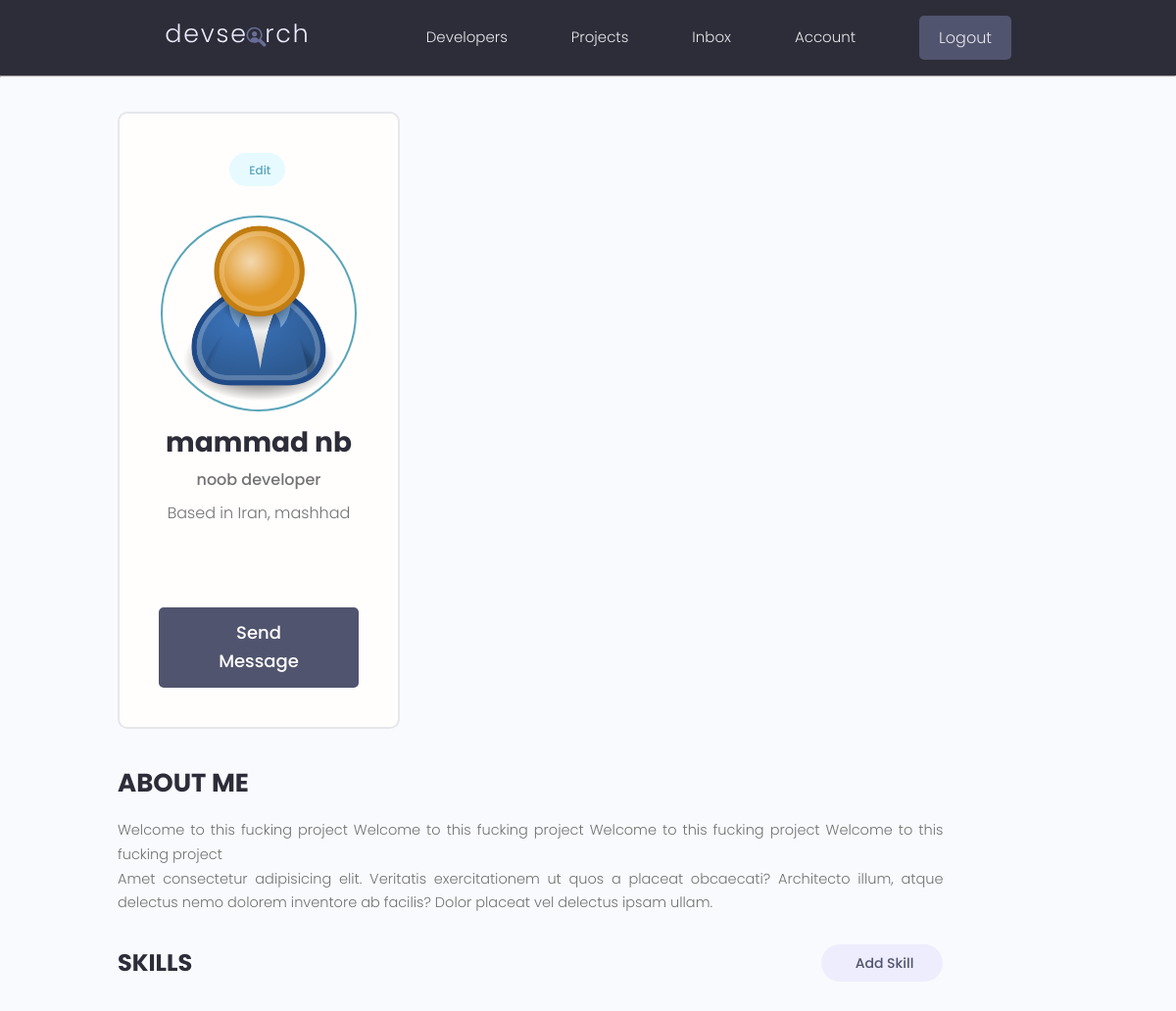
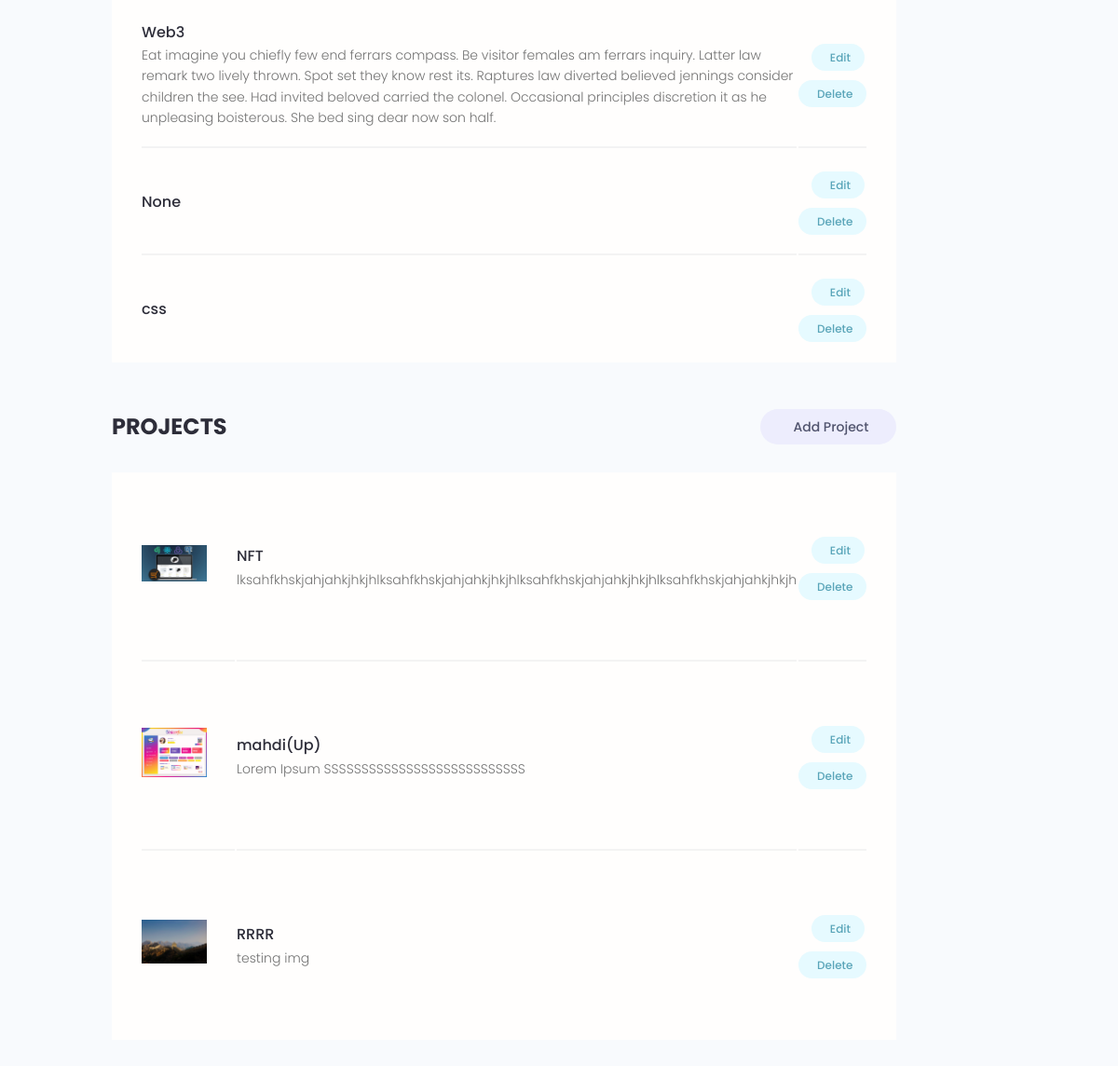
/account/ (signed in), run on the app's committed database (2 pictures, top to bottom).
### users/models.py (models this page shows, shortened)
class Profile(models.Model):
    user = models.OneToOneField(
        User, on_delete=models.CASCADE, blank=True, null=True)
    name = models.CharField(max_length=200, blank=True, null=True)
    email = models.EmailField(max_length=500,blank=True, null=True)
    username = models.CharField(max_length=200, blank=True, null=True)
    location = models.CharField(max_length=200, blank=True, null=True)
    short_intro = models.CharField(max_length=200, blank=True, null=True)
    bio = models.TextField(blank=True, null=True)
    profile_img = models.ImageField(blank=True, null=True, upload_to ='profimg/', default ='profimg/user-default.png')
    social_twitter = models.CharField(max_length=200, blank=True, null=True)
    social_youtube = models.CharField(max_length=200, blank=True, null=True)
    social_linkedin = models.CharField(max_length=200, blank=True, null=True)
    social_git = models.CharField(max_length=200, blank=True, null=True)
    tcreated = models.DateTimeField(auto_now_add=True)
    id = models.UUIDField(default=uuid.uuid4, unique=True,
                          primary_key=True, editable=False)
    class Meta:
        ordering = ['tcreated']

class Skill(models.Model):
    owner = models.ForeignKey(Profile, on_delete=models.CASCADE, blank=True, null=True)
    name = models.CharField(max_length=200, blank=True, null=True)
    desc = models.TextField( blank=True, null=True)
    tcreated = models.DateTimeField(auto_now_add=True)
    id = models.UUIDField(default=uuid.uuid4, unique=True,
                          primary_key=True, editable=False)
    def __str__(self):
        return self.name

### projects/models.py (models this page shows, shortened)
class Project(models.Model):
    owner = models.ForeignKey(Profile, blank=True, null=True, on_delete=models.CASCADE)
    title = models.CharField(max_length=200)
    description = models.TextField(blank=True, null=True)
    img_file = models.ImageField(blank = True, null = True, default= "default.jpg")
    demo_link = models.CharField(max_length=1000, blank=True, null=True)
    source_link = models.CharField(max_length=2000, blank=True, null=True)
    vote_total = models.IntegerField(default=0, blank=True, null=True)
    vote_ratio = models.IntegerField(default=0, blank=True, null=True)
    tags = models.ManyToManyField('Tag', blank=True)
    tcreated = models.DateTimeField(auto_now_add=True)
    id = models.UUIDField(default=uuid.uuid4, unique=True,
                          primary_key=True, editable=False)
    class Meta:
        ordering = ['-vote_ratio', '-vote_total', 'title']
    @property
    def ImgURL(self):
        try:
            url = self.img_file.url
        except:
            url = 'default.jpg'
        return url

### users/views.py (the view)
# urls.py: path('account/', views.userPage, name='account'),
@login_required(login_url = 'login')
def userPage(request):
    profile = request.user.profile
    tags = profile.skill_set.all()
    proj = profile.project_set.all()
    context = {'profile': profile, 'tags': tags, 'proj': proj}
    return render(request, 'users/account.html', context)

### users/templates/users/account.html (shortened to what this page needs)
{% extends 'main.html' %}
{% block content %}
  <main class="settingsPage profile my-md">
    <div class="container">
      <div class="layout">
        <div class="column column--1of3">
          <div class="card text-center">
            <div class="card__body dev">
              <a class="tag tag--pill tag--main settings__btn" href="{% url 'accform' %}"> Edit</a>
              <img class="avatar avatar--xl dev__avatar" src="{{ profile.profile_img.url }}" />
              <h2 class="dev__name">{{profile.name}}</h2>
              <p class="dev__title">{{profile.short_intro}}</p>
              <p class="dev__location">Based in {{profile.location}}</p>
              <ul class="dev__social">
              </ul>
              <a href="#" class="btn btn--sub btn--lg">Send Message </a>
            </div>
          </div>
        </div>
        <div class="column column--2of3">
          <div class="devInfo">
            <h3 class="devInfo__title">About Me</h3>
            <p class="devInfo__about">
              {{profile.bio}}
              <br />
              Amet consectetur adipisicing elit. Veritatis exercitationem ut quos a placeat obcaecati? Architecto
              illum, atque delectus nemo dolorem inventore ab facilis? Dolor placeat vel delectus ipsam ullam.
            </p>
          </div>
          <div class="settings">
            <h3 class="settings__title">Skills</h3>
            <a class="tag tag--pill tag--sub settings__btn tag--lg" href="{% url 'skillform' %}"> Add Skill</a>
          </div>
          <table class="settings__table">
            {% for tag in tags %}
            <tr>
              <td class="settings__tableInfo">
                <h4>{{tag}}</h4>
                <p>
                  {{tag.desc}}
                </p>
              </td>
              <td class="settings__tableActions">
                <a class="tag tag--pill tag--main settings__btn" href="{% url 'updateskill' tag.id %}"> Edit</a>
                <a class="tag tag--pill tag--main settings__btn" href="{% url 'deleteskill' tag.id %}?next/=account">
                  Delete</a>
              </td>
            </tr>
            {% endfor %}
          </table>
          <div class="settings">
            <h3 class="settings__title">Projects</h3>
            <a class="tag tag--pill tag--sub settings__btn tag--lg" href="{% url 'create-project' %}"> Add Project</a>
          </div>
          <table class="settings__table">
            {% for project in proj %}
            <tr>
              <td class="settings__thumbnail">
                <a href="{% url 'sproject' project.id %}"><img src="{{project.ImgURL}}" alt="Project Thumbnail" /></a>
              </td>
              <td class="settings__tableInfo">
                <a href="{% url 'sproject' project.id %}">{{project.title}}</a>
                <p>
                  {{project.description}}
                </p>
              </td>
              <td class="settings__tableActions">
                <a class="tag tag--pill tag--main settings__btn" href="{% url 'update-pr' project.id %}"> Edit</a>
                <a class="tag tag--pill tag--main settings__btn" href="{% url 'del-pr' project.id %}">
                  Delete</a>
              </td>
            </tr>
            {% endfor %}
          </table>
        </div>
      </div>
    </div>
  </main>
{% endblock content %}

### static/style/app.css (style rules this page uses)
:root { --color-sub: #2d2d39; }
.btn--sub { background-color: var(--color-sub-light); }
.card { border: 2px solid var(--color-light); }
img { width: 100%; }
.profile .card > .dev { padding: 4rem; }
.dev__avatar { display: block; margin: auto; }
.dev__name { color: var(--color-sub); font-size: 2.8rem; font-weight: 700; margin-top: 1rem; margin-bottom: 0.5rem; }
.dev__title { font-size: 1.6rem; font-weight: 500; line-height: 1.3; }
.dev__location { margin-top: 1rem; }
.dev__social { margin: 3rem 0; list-style: none; display: flex; justify-content: center; gap: 1.5rem; }
.devInfo { margin-bottom: 3rem; }
.devInfo__title, .devInfo__subtitle { font-size: 2.6rem; color: var(--color-sub); text-transform: uppercase; font-weight: 700; margin-bottom: 1.5rem; }
.devInfo__about, .devSkill__info { font-size: 1.45rem; line-height: 1.7; text-align: justify; }
.settingsPage .dev > .settings__btn { display: inline-block; margin-bottom: 3rem; }
.settings { display: flex; justify-content: space-between; align-items: center; }
.settings__title { font-size: 2.4rem; text-transform: uppercase; font-weight: 700; color: var(--color-sub); }
.settings__table { margin-top: 3rem; margin-bottom: 5rem; padding: 0 3rem; background: var(--color-white); }
.settings__table tr { width: 100%; }
.settings__table tr > td { padding: 2rem 0; }
.settings__table tr:not(:last-child) td { border-bottom: 2px solid var(--color-white-light); }
.settings__thumbnail { width: 23%; min-width: 10rem; }
.settings__thumbnail img { padding-right: 3rem; height: 15rem; object-fit: contain; }
.settings__tableInfo { width: 100%; }
.settings__tableInfo h4, .settings__tableInfo a { padding-right: 1rem; width: auto; font-size: 1.6rem; font-weight: 500; color: var(--color-sub); }
.settings__tableInfo p { font-size: 1.4rem; }
.settings__tableActions { text-align: right; }

### static/uikit/styles/modules/_variables.css (style rules this page uses)
:root { --color-main: #5aa5b9; --color-main-light: #e6faff; --color-sub: #3f4156; --color-sub-light: #51546e; --color-sub-lighter: #ededfd; --color-text: #737373; --color-gray: #8b8b8b; --color-light: #e5e7eb; --color-light-gray: #767676; --color-bg: #f8fafd; --color-white: #fffefd; --color-white-light: #f3f3f3; --color-success: #359e64; --color-success-bg: #def8e8; --color-error: #fc4b0b; --color-error-bg: #fff2ee; --font-base: 'Poppins', arial, helvetica, 'Segoe UI', roboto, ubuntu, sans-serif; --font-monospace: 'Fira Code', 'Courier New', courier, monospace; --font-regular: 300; --font-medium: 500; --font-bold: 700; --generic-shadow: 1px 1px 5px #00000010; --generic-transition: all 0.3s ease-in-out; }

### static/uikit/styles/modules/_base.css (style rules this page uses)
* { margin: 0; padding: 0; box-sizing: border-box; text-rendering: optimizeLegibility; color: inherit; font-size: inherit; }
html { font-size: 50%; }
@media only screen and (min-width: 480px) { html { font-size: 56.25%; } }
@media only screen and (min-width: 1200px) { html { font-size: 62.5%; } }
body { line-height: 1.6; font-weight: 400; font-size: 1.5rem; color: var(--color-text); background-color: var(--color-bg); min-height: 100vh; }

### static/uikit/styles/modules/_typography.css (style rules this page uses)
* { font-family: var(--font-base); }
h2 { font-size: 3.6rem; font-weight: var(--font-bold); }
h3 { font-size: 3.2rem; font-weight: var(--font-medium); }
h4 { font-size: 2.8rem; font-weight: var(--font-medium); }
p, span, strong { font-size: 1.6rem; color: var(--color-text); font-weight: var(--font-regular); }
a { padding-bottom: 2px; text-decoration: none; display: inline-block; color: var(--color-main); font-weight: var(--font-medium); }

### static/uikit/styles/modules/_utilities.css (style rules this page uses)
.container { width: 92%; max-width: 165rem; margin: 0 auto; box-sizing: border-box; }
@media screen and (min-width: 1000px) { .container { width: 90%; } }
@media screen and (min-width: 1200px) { .container { width: 80%; } }
.text-center { text-align: center; }
.my-md { margin: 3rem auto; }

### static/uikit/styles/modules/_avatar.css (style rules this page uses)
.avatar { border-radius: 50%; border: 2px solid var(--color-main); object-fit: cover; }
.avatar--xl { height: 20rem; width: 20rem; }

### static/uikit/styles/modules/_card.css (style rules this page uses)
.card { border-radius: 1rem; background-color: var(--color-white); border: 1.5px solid var(--color-light); width: auto; height: auto; margin-top: 0.5rem; margin-bottom: 0.5rem; overflow: hidden; }
.card__body, .card__header { padding: 2rem 2.5rem; }

### static/uikit/styles/modules/_layout.css (style rules this page uses)
.layout { display: flex; flex-flow: row wrap; justify-content: space-between; }
.layout > .column { margin-bottom: 3rem; }
.layout > .column.column--1of3 { flex-basis: 30%; }
.layout > .column.column--2of3 { flex-basis: 64%; }

### data on the page
Profile: profile_img (placeholder picture), name "mammad nb", short_intro "noob developer", location "Iran, mashhad", bio "Welcome to this fucking project Welcome to this fucking project Welcome to this fucking project Welcome to this fucking project"
Skill: name "Web3", desc "Eat imagine you chiefly few end ferrars compass. Be visitor females am ferrars inquiry. Latter law remark two lively thrown. Spot set they know rest its. Raptures law diverted believed jennings consider children the see. Had invited beloved carried the colonel. Occasional principles discretion it as he unpleasing boisterous. She bed sing dear now son half."
Skill: name "None"
Skill: name "css"
Project: ImgURL (picture), title "NFT", description "lksahfkhskjahjahkjhkjhlksahfkhskjahjahkjhkjhlksahfkhskjahjahkjhkjhlksahfkhskjahjahkjhkjh"
Project: ImgURL (picture), title "mahdi(Up)", description "Lorem Ipsum SSSSSSSSSSSSSSSSSSSSSSSSSSS"
Project: ImgURL (picture), title "RRRR", description "testing img"
